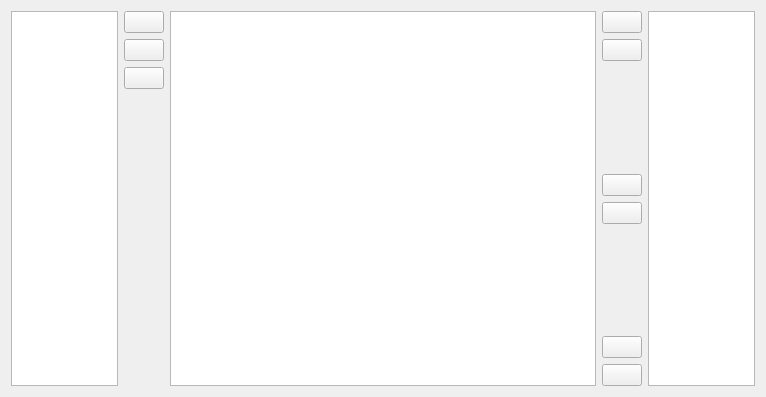
<?xml version="1.0" encoding="UTF-8"?>
<ui version="4.0">
 <class>ReittiDialogi</class>
 <widget class="QWidget" name="ReittiDialogi">
  <property name="geometry">
   <rect>
    <x>0</x>
    <y>0</y>
    <width>766</width>
    <height>397</height>
   </rect>
  </property>
  <property name="windowTitle">
   <string>Reittien suunnittelu</string>
  </property>
  <layout class="QHBoxLayout" name="horizontalLayout" stretch="1,0,4,0,1">
   <item>
    <widget class="QListWidget" name="reittiLista"/>
   </item>
   <item>
    <layout class="QVBoxLayout" name="verticalLayout">
     <item>
      <widget class="QPushButton" name="lisaaReittiNappi">
       <property name="text">
        <string/>
       </property>
       <property name="icon">
        <iconset resource="ratapiha-kauko.qrc">
         <normaloff>:/r/pic/lisaa.png</normaloff>:/r/pic/lisaa.png</iconset>
       </property>
       <property name="autoDefault">
        <bool>false</bool>
       </property>
      </widget>
     </item>
     <item>
      <widget class="QPushButton" name="kopioiNappi">
       <property name="text">
        <string/>
       </property>
       <property name="icon">
        <iconset resource="ratapiha-kauko.qrc">
         <normaloff>:/r/pic/kopioi.png</normaloff>:/r/pic/kopioi.png</iconset>
       </property>
       <property name="autoDefault">
        <bool>false</bool>
       </property>
      </widget>
     </item>
     <item>
      <widget class="QPushButton" name="poistaReittiNappi">
       <property name="text">
        <string/>
       </property>
       <property name="icon">
        <iconset resource="ratapiha-kauko.qrc">
         <normaloff>:/r/pic/poista.png</normaloff>:/r/pic/poista.png</iconset>
       </property>
       <property name="autoDefault">
        <bool>false</bool>
       </property>
      </widget>
     </item>
     <item>
      <spacer name="verticalSpacer">
       <property name="orientation">
        <enum>Qt::Vertical</enum>
       </property>
       <property name="sizeHint" stdset="0">
        <size>
         <width>20</width>
         <height>40</height>
        </size>
       </property>
      </spacer>
     </item>
     <item>
      <widget class="QLabel" name="tallennusVaroitus">
       <property name="maximumSize">
        <size>
         <width>32</width>
         <height>32</height>
        </size>
       </property>
       <property name="text">
        <string/>
       </property>
       <property name="pixmap">
        <pixmap resource="ratapiha-kauko.qrc">:/r/pic/varojunaa.png</pixmap>
       </property>
       <property name="scaledContents">
        <bool>true</bool>
       </property>
      </widget>
     </item>
    </layout>
   </item>
   <item>
    <widget class="QTableView" name="reittiView"/>
   </item>
   <item>
    <layout class="QVBoxLayout" name="verticalLayout_2">
     <item>
      <widget class="QPushButton" name="lisaaPysaysNappi">
       <property name="text">
        <string/>
       </property>
       <property name="icon">
        <iconset resource="ratapiha-kauko.qrc">
         <normaloff>:/r/pic/lisaa.png</normaloff>:/r/pic/lisaa.png</iconset>
       </property>
       <property name="autoDefault">
        <bool>false</bool>
       </property>
      </widget>
     </item>
     <item>
      <widget class="QPushButton" name="poistaPysaysNappi">
       <property name="text">
        <string/>
       </property>
       <property name="icon">
        <iconset resource="ratapiha-kauko.qrc">
         <normaloff>:/r/pic/poista.png</normaloff>:/r/pic/poista.png</iconset>
       </property>
       <property name="autoDefault">
        <bool>false</bool>
       </property>
      </widget>
     </item>
     <item>
      <spacer name="verticalSpacer_3">
       <property name="orientation">
        <enum>Qt::Vertical</enum>
       </property>
       <property name="sizeHint" stdset="0">
        <size>
         <width>20</width>
         <height>40</height>
        </size>
       </property>
      </spacer>
     </item>
     <item>
      <widget class="QPushButton" name="kellostaNappi">
       <property name="text">
        <string/>
       </property>
       <property name="icon">
        <iconset resource="ratapiha-kauko.qrc">
         <normaloff>:/r/pic/kellolla.png</normaloff>:/r/pic/kellolla.png</iconset>
       </property>
      </widget>
     </item>
     <item>
      <widget class="QPushButton" name="pyyhiajatNappi">
       <property name="text">
        <string/>
       </property>
       <property name="icon">
        <iconset resource="ratapiha-kauko.qrc">
         <normaloff>:/r/pic/eiaikoja.png</normaloff>:/r/pic/eiaikoja.png</iconset>
       </property>
      </widget>
     </item>
     <item>
      <spacer name="verticalSpacer_2">
       <property name="orientation">
        <enum>Qt::Vertical</enum>
       </property>
       <property name="sizeHint" stdset="0">
        <size>
         <width>20</width>
         <height>40</height>
        </size>
       </property>
      </spacer>
     </item>
     <item>
      <widget class="QPushButton" name="hyvaksyNappi">
       <property name="text">
        <string/>
       </property>
       <property name="icon">
        <iconset resource="ratapiha-kauko.qrc">
         <normaloff>:/r/pic/hyvaksy.png</normaloff>:/r/pic/hyvaksy.png</iconset>
       </property>
       <property name="autoDefault">
        <bool>false</bool>
       </property>
      </widget>
     </item>
     <item>
      <widget class="QPushButton" name="hylkaaNappi">
       <property name="text">
        <string/>
       </property>
       <property name="icon">
        <iconset resource="ratapiha-kauko.qrc">
         <normaloff>:/r/pic/peru.png</normaloff>:/r/pic/peru.png</iconset>
       </property>
       <property name="autoDefault">
        <bool>false</bool>
       </property>
      </widget>
     </item>
    </layout>
   </item>
   <item>
    <widget class="QListWidget" name="liikennepaikkaLista">
     <property name="sortingEnabled">
      <bool>true</bool>
     </property>
    </widget>
   </item>
  </layout>
 </widget>
 <resources>
  <include location="ratapiha-kauko.qrc"/>
 </resources>
 <connections/>
</ui>
